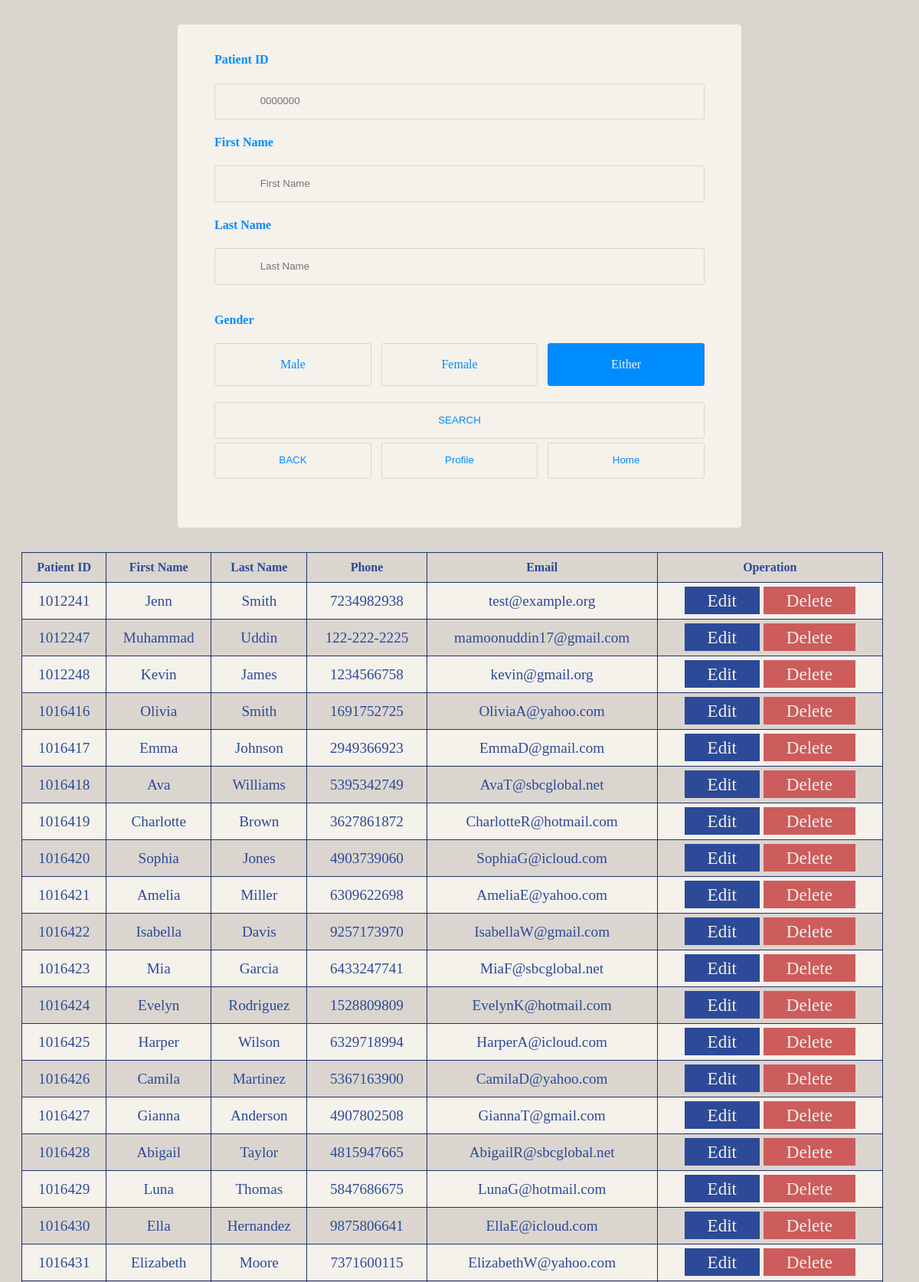
The page /backend/show_patient.php (upper part) on the database its author committed.
### tables this page shows
CREATE TABLE `patient` (
  `Pat_ID` int NOT NULL AUTO_INCREMENT,
  `Pat_First` varchar(45) NOT NULL,
  `Pat_M_init` varchar(45) DEFAULT NULL,
  `Pat_Last` varchar(45) NOT NULL,
  `Pat_Email` varchar(45) NOT NULL,
  `Pat_Phone` varchar(45) DEFAULT NULL,
  `Pat_Gender` varchar(45) NOT NULL,
  `Pat_Race` int NOT NULL,
  `Pat_DOB` date NOT NULL,
  `Pat_Height` float NOT NULL COMMENT 'In Inches',
  `Pat_Weight` float NOT NULL COMMENT 'In Pounds',
  `Pat_Street_Addr` varchar(45) NOT NULL,
  `Pat_City_Addr` varchar(45) NOT NULL,
  `Pat_State_Addr` varchar(45) NOT NULL,
  `Pat_Zip_Addr` int NOT NULL,
  `Pat_Allergy` int NOT NULL,
  `Pat_Password` varchar(45) DEFAULT NULL,
  PRIMARY KEY (`Pat_ID`),
  UNIQUE KEY `Pat_ID_UNIQUE` (`Pat_ID`)
);

### backend/show_patient.php (the view, shortened to what this page needs)
<?php
    $dbhost = getenv("DBHOST");
    $dbuser = getenv("DBUSER");
    $dbpass = getenv("DBPASS");
    $dbname = getenv("DBNAME");
    $link = mysqli_connect($dbhost, $dbuser, $dbpass) or die("Unable to Connect to '$dbhost'");
    mysqli_select_db($link, $dbname) or die("Could not open the db '$dbname'");
    if (isset($_GET['submit']))
    {
        $ID = $_GET['ID'];
        $FName = $_GET['Fname'];
        $Lname = $_GET['Lname'];
        $Gender = $_GET['gender'];
        $DOB = "";
        $Mname = "";
        if ($ID != '' ||$FName != '' ||$Lname != '' ||$Gender != '' )
        {
            $select = "SELECT * FROM patient WHERE Pat_ID = '$ID' or Pat_Gender = '$Gender' or Pat_First = '$FName' or  Pat_Last = '$Lname'  ";
        }else{
            $select = "SELECT * FROM patient";
        }
    }else{
        $select = "SELECT * FROM patient";
    }
    $query=mysqli_query($link,$select);
?>
<!DOCTYPE html>
<html>
<head>
    <link rel="stylesheet" href="/index/styles/show_patients.css">
    <link rel="stylesheet" href="/index/styles/form.css">
</head>
<body>
    <div class="container-form12">
        <form action = "/backend/show_patient.php" method  = "GET">
        <div class="row">
            <h4>Patient ID</h4>
                <div class="input-group input-group-icon">
                    <input type = "text" placeholder="0000000" name="ID" value = ""/>
                    <div class="input-icon"></div>
                </div>
            <h4>First Name</h4>
                <div class="input-group input-group-icon">
                    <input type = "text" placeholder="First Name" name="Fname" value = ""/>
                    <div class="input-icon"></div>
                </div>
            <h4>Last Name</h4>
                <div class="input-group input-group-icon">
                    <input type = "text" placeholder="Last Name" name="Lname" value = ""/>
                    <div class="input-icon"></div>
                </div>
        </div>
            <div class="row">
                <h4 style="float: left;">Gender &#160<h4 style="color: blue;">&nbsp</h4></h4>
                <div class="input-group">
                    <div class="col-third">
                        <label id="width" class="float-right" for="gender-male">Male</label>
                    </div>
                   <div class="col-third">
                        <label id="width" class="float-right" for="gender-female">Female</label>
                   </div>
                    <div class="col-third">
                        <label id="width" class="float-right" for="either">Either</label>
                    </div>
                </div>
            </div>
            <div >
                <div >
                <input class="button2" type='submit' name='submit' value='SEARCH'/>
                </div>
            </div>
        </form>
        <div>
        <div class="input-group">
            <form>
            <div class="input-group">
                <div class="col-third">
                    <input class="button2" type="button" value="BACK" onclick="history.back()">
                </div>
                <div class="col-third">
                    <input class="button2" type="button" onclick="location.href='/index/OA_profile.php?'" value="Profile" />
                </div>
                <div class="col-third">
                    <input class="button2" type="button" onclick="location.href='/index/home.php?'" value="Home" />
                </div>
            </div>
            </form>
        </div>
        </div>
    </div>
    <table border="1" cellpadding="0">
    <tr>
        <th>Patient ID</th>
        <th>First Name</th>
        <th>Last Name</th>
        <th>Phone</th>
        <th>Email</th>
        <th>Operation</th>
    </tr>
    <?php
        $num=mysqli_num_rows($query);
        if ($num>0) {
            while ($result=mysqli_fetch_assoc($query)) {
                echo "
                    <tr>
                        <td>".$result['Pat_ID']."</td>
                        <td>".$result['Pat_First']."</td>
                        <td>".$result['Pat_Last']."</td>
                        <td>".$result['Pat_Phone']."</td>
                        <td>".$result['Pat_Email']."</td>
                        <td>
                            <a href='/backend/edit_patient.php?Pat_ID=".$result['Pat_ID']."'class='btn'>Edit</a>
                            <a href='/backend/show_patient.php?Pat_ID=".$result['Pat_ID']."'class='btn deny'>Delete</a>
                        </td>
                    </tr>
                ";
            }
        }
    ?>
    </table>
</body>

### index/styles/show_patients.css (style rules this page uses)
:root { --shadow: 0px 0px 5px 5px rgba(0, 0, 0, 0.199); --lighter: #F5F1EB; --light: #dad5cf; --mid: #9FCDFC; --main: #008CFF; --accent: #4C72D2; --dark: #2C4A98; --darker: #203368; --green: #138808; --red: #CD5C5C; }
table { margin: 20px; border-collapse: collapse; width: 95%; border: 1px solid var(--darker); }
table th { color: var(--dark); padding: 10px; }
table td { padding: 10px; color: var(--dark); font-size: 1.2em; text-align: center; }
.btn { background: var(--dark); color: var(--lighter); font-size: 1.2em; padding: 5px 30px; text-decoration: none; }
.deny { background: var(--red); }
tr:nth-child(even) { background-color: var(--lighter); }

### index/styles/form.css (style rules this page uses)
body { padding: 0; background-color: var(--light); }
:root { --shadow: 0px 0px 5px 5px rgba(0, 0, 0, 0.199); --lighter: #F5F1EB; --light: #dad5cf; --mid: #9FCDFC; --main: #008CFF; --accent: #4C72D2; --dark: #2C4A98; --darker: #203368; --nav-width: 225px; }
.row h4 { color: var(--main); }
input, input[type="radio"] + label, input[type="checkbox"] + label:before, select option, select { box-sizing: border-box; width: 100%; padding: 1em; line-height: 1.4; background-color: var(--lighter); border: 1px solid var(--light); border-radius: 3px; -webkit-transition: 200ms ease-in-out; -moz-transition: 200ms ease-in-out; -o-transition: 200ms ease-in-out; transition: 200ms ease-in-out; transition: all 200ms ease-in-out; }
input[type="radio"] + label, select { color: var(--main); display: inline-block; width: 49%; text-align: center; border-radius: 0; }
input[type="radio"] + label:first-of-type { border-top-left-radius: 3px; border-bottom-left-radius: 3px; }
input[type="radio"] + label:last-of-type { border-top-right-radius: 3px; border-bottom-right-radius: 3px; }
input[type="radio"]:checked + label, input:checked + label:before, select:focus, select:active { background-color: var(--main); color: var(--lighter); border-color: var(--accent); }
input:checked + label:after { opacity: 1; }
.input-group { margin-bottom: 1em; zoom: 1; }
.float-right { float: right; }
.input-group:before, .input-group:after { content: ""; display: table; }
.input-group:after { clear: both; }
.input-group-icon { position: relative; }
.input-group-icon input { padding-left: 4.4em; }
.input-group-icon .input-icon { position: absolute; top: 0; left: 0; width: 3.4em; height: 3.4em; line-height: 3.4em; text-align: center; pointer-events: none; }
.container-form12 { max-width: 40em; padding: 1em 3em 2em 3em; margin: 2em auto; background-color: var(--lighter); border-radius: 4.2px; }
.row { zoom: 1; }
.row:before, .row:after { content: ""; display: table; }
.row:after { clear: both; }
.col-third { margin-right: 2%; float: left; width: 32%; }
.col-third:last-of-type { margin-right: 0; }
.button2 { color: var(--main); margin-top: 5px; }
#width { width: 100%; }

### rows shown on the page
patient: Pat_ID "1012241", Pat_First "Jenn", Pat_Last "Smith", Pat_Phone "7234982938", Pat_Email "test@example.org"
patient: Pat_ID "1012247", Pat_First "Muhammad", Pat_Last "Uddin", Pat_Phone "122-222-2225", Pat_Email "mamoonuddin17@gmail.com"
patient: Pat_ID "1012248", Pat_First "Kevin", Pat_Last "James", Pat_Phone "1234566758", Pat_Email "kevin@gmail.org"
patient: Pat_ID "1016416", Pat_First "Olivia", Pat_Last "Smith", Pat_Phone "1691752725", Pat_Email "OliviaA@yahoo.com"
patient: Pat_ID "1016417", Pat_First "Emma", Pat_Last "Johnson", Pat_Phone "2949366923", Pat_Email "EmmaD@gmail.com"
patient: Pat_ID "1016418", Pat_First "Ava", Pat_Last "Williams", Pat_Phone "5395342749", Pat_Email "AvaT@sbcglobal.net"
patient: Pat_ID "1016419", Pat_First "Charlotte", Pat_Last "Brown", Pat_Phone "3627861872", Pat_Email "CharlotteR@hotmail.com"
patient: Pat_ID "1016420", Pat_First "Sophia", Pat_Last "Jones", Pat_Phone "4903739060", Pat_Email "SophiaG@icloud.com"
patient: Pat_ID "1016421", Pat_First "Amelia", Pat_Last "Miller", Pat_Phone "6309622698", Pat_Email "AmeliaE@yahoo.com"
patient: Pat_ID "1016422", Pat_First "Isabella", Pat_Last "Davis", Pat_Phone "9257173970", Pat_Email "IsabellaW@gmail.com"
patient: Pat_ID "1016423", Pat_First "Mia", Pat_Last "Garcia", Pat_Phone "6433247741", Pat_Email "MiaF@sbcglobal.net"
patient: Pat_ID "1016424", Pat_First "Evelyn", Pat_Last "Rodriguez", Pat_Phone "1528809809", Pat_Email "EvelynK@hotmail.com"
patient: Pat_ID "1016425", Pat_First "Harper", Pat_Last "Wilson", Pat_Phone "6329718994", Pat_Email "HarperA@icloud.com"
patient: Pat_ID "1016426", Pat_First "Camila", Pat_Last "Martinez", Pat_Phone "5367163900", Pat_Email "CamilaD@yahoo.com"
patient: Pat_ID "1016427", Pat_First "Gianna", Pat_Last "Anderson", Pat_Phone "4907802508", Pat_Email "GiannaT@gmail.com"
patient: Pat_ID "1016428", Pat_First "Abigail", Pat_Last "Taylor", Pat_Phone "4815947665", Pat_Email "AbigailR@sbcglobal.net"
patient: Pat_ID "1016429", Pat_First "Luna", Pat_Last "Thomas", Pat_Phone "5847686675", Pat_Email "LunaG@hotmail.com"
patient: Pat_ID "1016430", Pat_First "Ella", Pat_Last "Hernandez", Pat_Phone "9875806641", Pat_Email "EllaE@icloud.com"
patient: Pat_ID "1016431", Pat_First "Elizabeth", Pat_Last "Moore", Pat_Phone "7371600115", Pat_Email "ElizabethW@yahoo.com"
